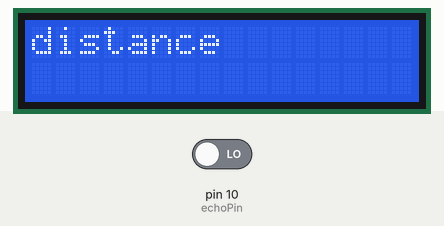
Recording of a sketch running on a simulated Arduino Uno, built with avr-gcc and run on an emulated ATmega328P. On the bench: 16×2 character LCD. The inputs (shaded band) are chosen by the test bench; at power-on: pin 10 (echoPin) LOW.

Above: at 0.1 s.
At 1.1 s:
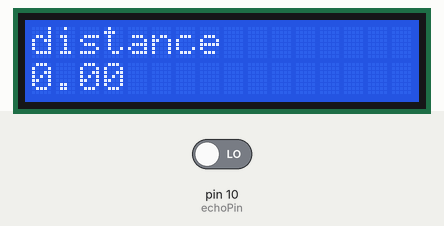

The sketch:

sketch_may16c.ino
```cpp
#include <LiquidCrystal.h>

int trigPin = 9;
int echoPin = 10;

LiquidCrystal lcd(2,3,4,5,6,7);
void setup(){
  lcd.begin(16,2);
  lcd.print("distance");
  pinMode(trigPin, OUTPUT);
  pinMode(echoPin, INPUT);
}

void loop(){
  float duration;
  float distance;
  digitalWrite(trigPin, HIGH);
  delay(10);
  digitalWrite(trigPin, LOW);

  duration = pulseIn(echoPin, HIGH);
  distance = ((340 * duration) / 10000) / 2;
  lcd.setCursor(0, 1);
  lcd.print(distance);
  delay(500);

}
```
